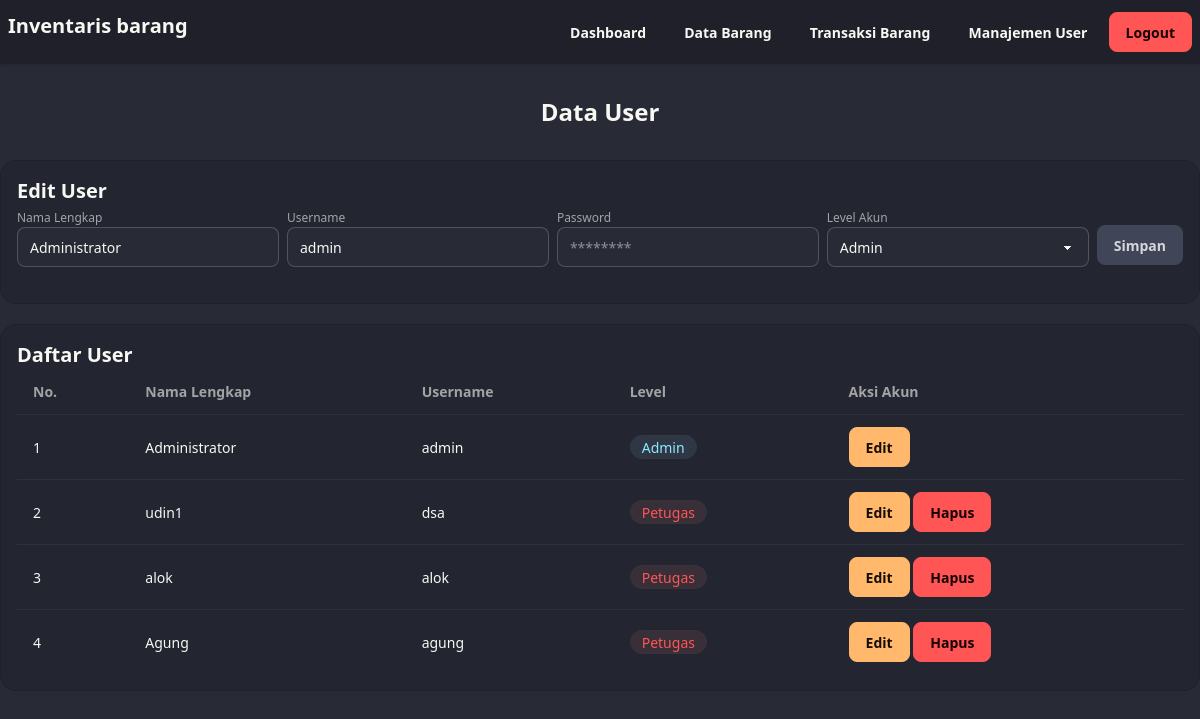
Page /user.php?id=1&action=edit (signed in) on the committed database.
### tables this page shows
CREATE TABLE `tbl_user` (
  `id_user` int(11) NOT NULL,
  `username` varchar(50) NOT NULL,
  `password` varchar(255) NOT NULL,
  `nama_lengkap` varchar(100) NOT NULL,
  `level` enum('admin','petugas') NOT NULL
);

### functions.php (called while the page is built, shortened)
<?php
function isLoggedIn()
{
    return isset($_SESSION['status_login']) && $_SESSION['status_login'];
}
function isAdmin()
{
    return isLoggedIn() && $_SESSION['level'] === 'admin';
}

### user.php (the view, shortened to what this page needs)
<?php
require 'functions.php';
$id = $_GET['id'] ?? null;
$action = $_GET['action'] ?? null;
$data = null;
if ($id) {
    $data = $koneksi->query("SELECT * FROM tbl_user WHERE id_user = '$id'")->fetch_assoc();
}
$users = $koneksi->query('SELECT * from tbl_user');
?>
<!DOCTYPE html>
<html lang="en" data-theme="dracula">
<head>
    <link href="https://cdn.jsdelivr.net/npm/daisyui@5" rel="stylesheet" type="text/css" />
    <script src="https://cdn.jsdelivr.net/npm/@tailwindcss/browser@4"></script>
    <link href="https://cdn.jsdelivr.net/npm/daisyui@5/themes.css" rel="stylesheet" type="text/css" />
</head>
<body>
    <nav class="navbar bg-base-300 shadow-sm">
        <div class="max-w-7xl flex mx-auto container">
            <div class="flex-1">
                <a class="text-xl font-bold">Inventaris barang</a>
            </div>
            <div class="flex-none gap-4">
                <a class="btn btn-ghost" href="./">Dashboard</a>
                <a class="btn btn-ghost" href="barang.php">Data Barang</a>
                <a class="btn btn-ghost" href="transaksi.php">Transaksi Barang</a>
                <?php if (isAdmin()): ?>
                    <a class="btn btn-ghost" href="user.php">Manajemen User</a>
                <?php endif; ?>
                <a class="btn btn-error" href="logout.php" onclick="return confirm('Apakah anda yakin untuk logout?')">Logout</a>
            </div>
        </div>
    </nav>
    <div class="max-w-7xl mx-auto container">
        <h1 class="my-8 text-center font-bold text-2xl">Data User</h1>
        <div class="mb-5 bg-base-200 border-base-300 rounded-box border p-4">
            <h3 class="text-xl font-semibold"><?= ucfirst($action ?? 'tambah') ?> User</h3>
            <form action="user.php?action=<?= $action ?? 'tambah' ?><?= $action === 'edit' ? '&id=' . $data['id_user'] : '' ?>" method="POST">
                <fieldset class="fieldset gap-2 flex w-full">
                    <div class="flex flex-col w-full mb-4">
                        <label for="nama_lengkap" class="label">Nama Lengkap</label>
                        <input class="input" type="text" id="nama_lengkap" name="nama_lengkap" placeholder="Contoh: Udin Mantap" value="<?= $data['nama_lengkap'] ?? '' ?>" required>
                    </div>
                    <div class="flex flex-col w-full mb-4">
                        <label for="username" class="label">Username</label>
                        <input class="input" type="text" id="username" name="username" placeholder="Contoh: udindin" value="<?= $data['username'] ?? '' ?>" required>
                    </div>
                    <div class="flex flex-col w-full mb-4">
                        <label for="password" class="label">Password</label>
                        <?php if (($action ?? 'tambah') == 'tambah'): ?>
                            <input class="input" type="password" id="password" name="password" placeholder="********" required>
                        <?php else: ?>
                            <input class="input" type="password" id="password" name="password" placeholder="********">
                        <?php endif; ?>
                    </div>
                    <div class="flex flex-col w-full mb-4">
                        <label for="level" class="label">Level Akun</label>
                        <select class="select" name="level" id="level">
                            <option value="admin" <?= isset($data['level']) && $data['level'] == 'admin' ? 'selected' : '' ?>>Admin</option>
                        </select>
                    </div>
                    <button type="submit" class="btn btn-neutral mt-4">Simpan</button>
                </fieldset>
            </form>
        </div>
        <div class="bg-base-200 border-base-300 rounded-box border p-4">
            <h3 class="text-xl font-semibold">Daftar User</h3>
            <table class="table">
                <thead>
                    <tr>
                        <th>No.</th>
                        <th>Nama Lengkap</th>
                        <th>Username</th>
                        <th>Level</th>
                        <th>Aksi Akun</th>
                    </tr>
                </thead>
                <tbody>
                    <?php foreach ($users as $index => $user) : ?>
                        <tr>
                            <td><?= $index + 1 ?></td>
                            <td><?= $user['nama_lengkap'] ?></td>
                            <td><?= $user['username'] ?></td>
                            <td>
                                <div class="badge badge-soft <?= $user['level'] == "admin" ? 'badge-info' : 'badge-error' ?>"><?= ucfirst($user['level']) ?></div>
                            </td>
                            <td>
                                <a class="btn btn-accent" href="user.php?id=<?= $user['id_user'] ?>&action=edit">Edit</a>
                                <?php if (!($_SESSION['id_user'] === $user['id_user'])): ?>
                                    <a class="btn btn-error" href="user.php?id=<?= $user['id_user'] ?>&action=hapus" onclick="return confirm('Apakah kamu yakin ingin menghapus user <?= $user['nama_lengkap'] ?>?')">Hapus</a>
                                <?php endif; ?>
                            </td>
                        </tr>
                    <?php endforeach; ?>
                </tbody>
            </table>
        </div>
    </div>
</body>
</html>

### rows in the picture
tbl_user: nama_lengkap "Administrator", username "admin", level "Admin"
tbl_user: nama_lengkap "udin1", username "dsa", level "Petugas"
tbl_user: nama_lengkap "alok", username "alok", level "Petugas"
tbl_user: nama_lengkap "Agung", username "agung", level "Petugas"

### other values in the picture
$action "Edit"
